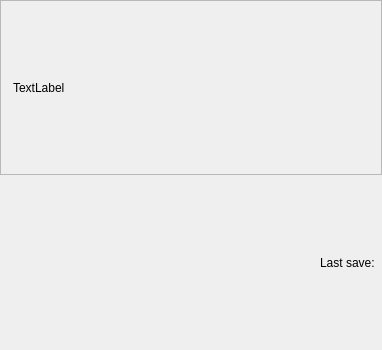
<?xml version="1.0" encoding="UTF-8"?>
<ui version="4.0">
 <class>ImporterRootDisplay</class>
 <widget class="QWidget" name="ImporterRootDisplay">
  <property name="geometry">
   <rect>
    <x>0</x>
    <y>0</y>
    <width>382</width>
    <height>350</height>
   </rect>
  </property>
  <property name="sizePolicy">
   <sizepolicy hsizetype="Preferred" vsizetype="Preferred">
    <horstretch>0</horstretch>
    <verstretch>0</verstretch>
   </sizepolicy>
  </property>
  <layout class="QGridLayout" name="mainAreaLayout">
   <property name="leftMargin">
    <number>0</number>
   </property>
   <property name="topMargin">
    <number>0</number>
   </property>
   <property name="rightMargin">
    <number>0</number>
   </property>
   <property name="bottomMargin">
    <number>0</number>
   </property>
   <property name="spacing">
    <number>0</number>
   </property>
   <item row="4" column="0">
    <layout class="QHBoxLayout" name="horizontalLayout_5">
     <item>
      <spacer name="horizontalSpacer">
       <property name="orientation">
        <enum>Qt::Horizontal</enum>
       </property>
       <property name="sizeHint" stdset="0">
        <size>
         <width>40</width>
         <height>20</height>
        </size>
       </property>
      </spacer>
     </item>
     <item>
      <widget class="QLabel" name="m_timeStampTitle">
       <property name="text">
        <string>Last save:</string>
       </property>
       <property name="alignment">
        <set>Qt::AlignLeading|Qt::AlignLeft|Qt::AlignVCenter</set>
       </property>
      </widget>
     </item>
     <item>
      <widget class="QLabel" name="m_timeStamp">
       <property name="text">
        <string/>
       </property>
      </widget>
     </item>
    </layout>
   </item>
   <item row="3" column="0">
    <layout class="QVBoxLayout" name="m_manifestWidgetAreaLayout">
     <item>
      <layout class="QVBoxLayout" name="verticalLayout_2"/>
     </item>
    </layout>
   </item>
   <item row="0" column="0">
    <widget class="QFrame" name="m_pythonBuilderLayout">
     <property name="frameShape">
      <enum>QFrame::StyledPanel</enum>
     </property>
     <property name="frameShadow">
      <enum>QFrame::Raised</enum>
     </property>
     <layout class="QHBoxLayout" name="horizontalLayout">
      <property name="leftMargin">
       <number>12</number>
      </property>
      <property name="topMargin">
       <number>0</number>
      </property>
      <property name="rightMargin">
       <number>12</number>
      </property>
      <property name="bottomMargin">
       <number>0</number>
      </property>
      <item>
       <widget class="AzQtComponents::ElidingLabel" name="m_pythonBuilder">
        <property name="text">
         <string>TextLabel</string>
        </property>
       </widget>
      </item>
      <item>
       <spacer name="horizontalSpacer_2">
        <property name="orientation">
         <enum>Qt::Horizontal</enum>
        </property>
        <property name="sizeHint" stdset="0">
         <size>
          <width>40</width>
          <height>20</height>
         </size>
        </property>
       </spacer>
      </item>
      <item>
       <widget class="QPushButton" name="m_closeButton">
        <property name="minimumSize">
         <size>
          <width>20</width>
          <height>20</height>
         </size>
        </property>
        <property name="maximumSize">
         <size>
          <width>20</width>
          <height>20</height>
         </size>
        </property>
        <property name="baseSize">
         <size>
          <width>20</width>
          <height>20</height>
         </size>
        </property>
        <property name="text">
         <string/>
        </property>
        <property name="icon">
         <iconset>
          <normaloff>:/SceneUI/Common/CloseIcon.svg</normaloff>:/SceneUI/Common/CloseIcon.svg</iconset>
        </property>
        <property name="iconSize">
         <size>
          <width>12</width>
          <height>12</height>
         </size>
        </property>
        <property name="flat">
         <bool>true</bool>
        </property>
       </widget>
      </item>
     </layout>
    </widget>
   </item>
  </layout>
 </widget>
 <customwidgets>
  <customwidget>
   <class>AzQtComponents::ElidingLabel</class>
   <extends>QLabel</extends>
   <header>AzQtComponents/Components/Widgets/ElidingLabel.h</header>
  </customwidget>
 </customwidgets>
 <resources/>
 <connections/>
</ui>
